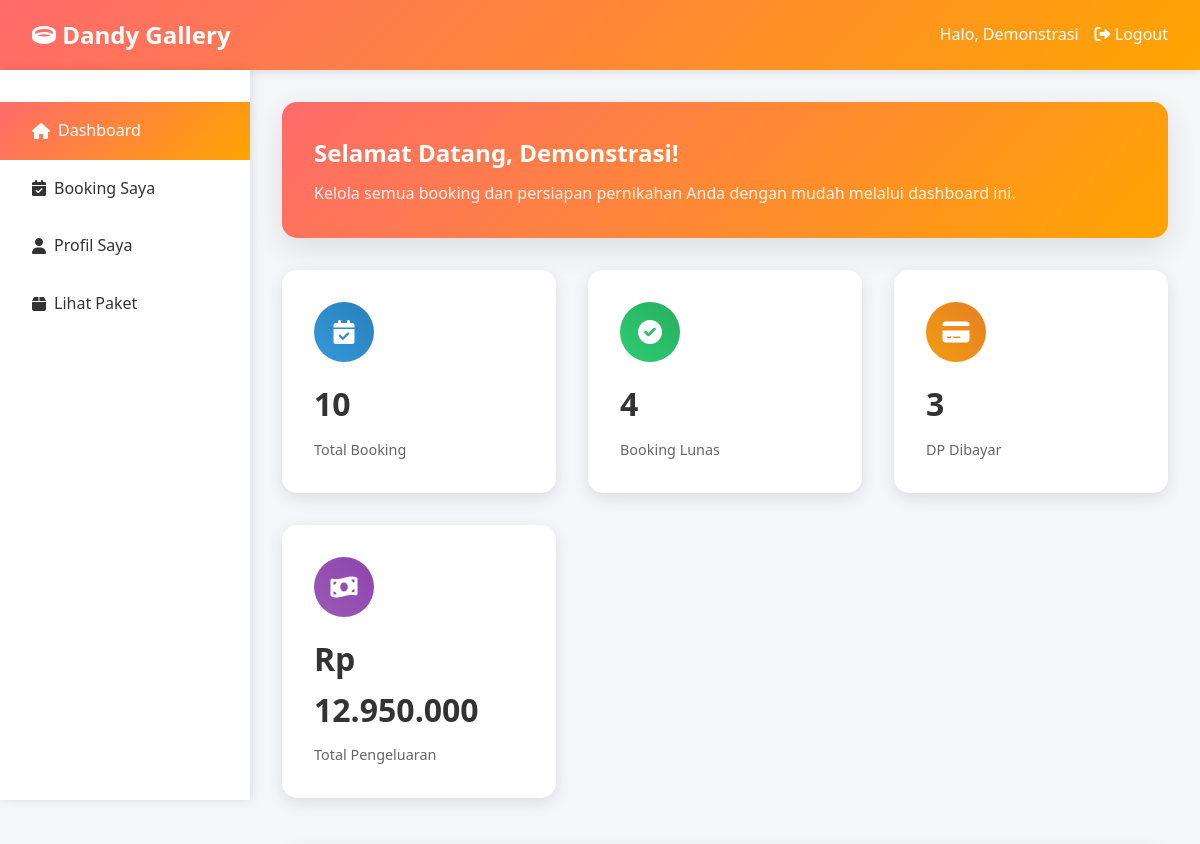
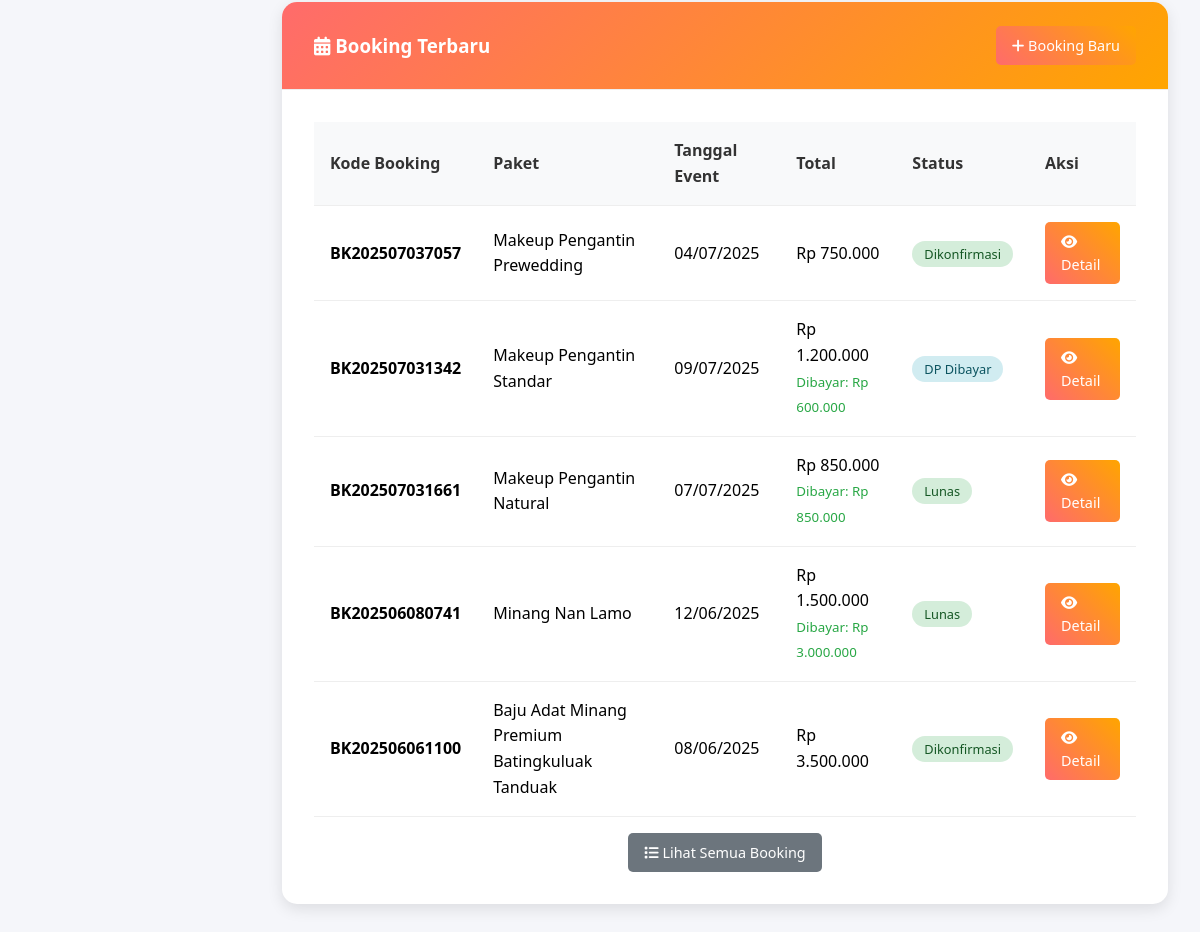
The page /customer/dashboard.php (signed in) on the database its author committed (2 pictures, top to bottom).
### tables this page shows
CREATE TABLE `bookings` (
  `id` int NOT NULL,
  `booking_code` varchar(20) NOT NULL,
  `user_id` int NOT NULL,
  `package_id` int NOT NULL,
  `service_type` varchar(50) NOT NULL,
  `booking_date` date NOT NULL,
  `usage_date` date NOT NULL,
  `venue_address` text,
  `special_request` text COMMENT 'Semua permintaan khusus termasuk ukuran dress, warna, style makeup, dll',
  `total_amount` decimal(12,2) NOT NULL,
  `down_payment` decimal(12,2) DEFAULT '0.00',
  `remaining_payment` decimal(12,2) DEFAULT '0.00',
  `status` enum('pending','confirmed','paid','in_progress','completed','cancelled') DEFAULT 'pending',
  `notes` text,
  `created_at` timestamp NULL DEFAULT CURRENT_TIMESTAMP,
  `updated_at` timestamp NULL DEFAULT CURRENT_TIMESTAMP ON UPDATE CURRENT_TIMESTAMP
);

CREATE TABLE `packages` (
  `id` int NOT NULL,
  `service_type` varchar(50) NOT NULL,
  `name` varchar(150) NOT NULL,
  `description` text,
  `price` decimal(12,2) NOT NULL,
  `image` varchar(255) DEFAULT NULL,
  `includes` text,
  `size_available` varchar(255) DEFAULT NULL,
  `color_available` varchar(255) DEFAULT NULL,
  `is_active` tinyint(1) DEFAULT '1',
  `created_at` timestamp NULL DEFAULT CURRENT_TIMESTAMP,
  `updated_at` timestamp NULL DEFAULT CURRENT_TIMESTAMP ON UPDATE CURRENT_TIMESTAMP
);

### config/database.php (called while the page is built, shortened)
<?php
function formatRupiah($angka)
{
    return "Rp " . number_format($angka, 0, ',', '.');
}

### customer/dashboard.php (the view, shortened to what this page needs)
<?php
require_once '../config/database.php';
$db = getDB();
$stmt = $db->prepare("SELECT b.*,
                     p.name as package_name, p.price as package_price,
                     COALESCE(SUM(pay.amount), 0) as total_paid
                     FROM bookings b
                     JOIN packages p ON b.package_id = p.id
                     LEFT JOIN payments pay ON b.id = pay.booking_id AND pay.status = 'verified'
                     WHERE b.user_id = ?
                     GROUP BY b.id
                     ORDER BY b.created_at DESC");
$stmt->execute([$_SESSION['user_id']]);
$bookings = $stmt->fetchAll(PDO::FETCH_ASSOC);
$stats = [];
$stats['total_bookings'] = count($bookings);
$stats['completed_bookings'] = count(array_filter($bookings, function ($b) {
    return $b['status'] === 'completed';
}));
$stats['pending_bookings'] = count(array_filter($bookings, function ($b) {
    return $b['status'] === 'pending';
}));
$stats['total_spent'] = array_sum(array_column($bookings, 'total_paid'));
$stats['dp_paid_bookings'] = count(array_filter($bookings, function ($b) {
    return $b['total_paid'] >= $b['down_payment'] && $b['total_paid'] < $b['total_amount'];
}));
$stats['fully_paid_bookings'] = count(array_filter($bookings, function ($b) {
    return $b['total_paid'] >= $b['total_amount'];
}));
function getDashboardStatus($booking)
{
    if ($booking['total_paid'] >= $booking['total_amount']) {
        return 'Lunas';
    } elseif ($booking['total_paid'] >= $booking['down_payment']) {
        return 'DP Dibayar';
    } else {
        $status_map = [
            'pending' => 'Menunggu Konfirmasi',
            'confirmed' => 'Dikonfirmasi',
            'paid' => 'Dibayar (DP)',
            'completed' => 'Selesai',
            'cancelled' => 'Dibatalkan'
        ];
        return $status_map[$booking['status']] ?? ucfirst($booking['status']);
    }
}
?>
<!DOCTYPE html>
<html lang="id">
<head>
    <link href="https://cdnjs.cloudflare.com/ajax/libs/font-awesome/6.0.0/css/all.min.css" rel="stylesheet">
</head>
<body>
    <header class="header">
        <div class="header-container">
            <div class="logo">
                <i class="fas fa-ring"></i> Dandy Gallery
            </div>
            <div class="user-info">
                <span>Halo, <?php echo htmlspecialchars($_SESSION['full_name']); ?></span>
                <a href="../logout.php" style="color: white; text-decoration: none;">
                    <i class="fas fa-sign-out-alt"></i> Logout
                </a>
            </div>
        </div>
    </header>
    <nav class="sidebar">
        <ul>
            <li><a href="dashboard.php" class="active"><i class="fas fa-home"></i> Dashboard</a></li>
            <li><a href="bookings.php"><i class="fas fa-calendar-check"></i> Booking Saya</a></li>
            <li><a href="profile.php"><i class="fas fa-user"></i> Profil Saya</a></li>
            <li><a href="../packages.php"><i class="fas fa-box"></i> Lihat Paket</a></li>
        </ul>
    </nav>
    <main class="main-content">
        <div class="welcome-card">
            <h2>Selamat Datang, <?php echo htmlspecialchars($_SESSION['full_name']); ?>!</h2>
            <p>Kelola semua booking dan persiapan pernikahan Anda dengan mudah melalui dashboard ini.</p>
        </div>
        <div class="stats-grid">
            <div class="stat-card">
                <div class="stat-icon bookings">
                    <i class="fas fa-calendar-check"></i>
                </div>
                <div class="stat-number"><?php echo $stats['total_bookings']; ?></div>
                <div class="stat-label">Total Booking</div>
            </div>
            <div class="stat-card">
                <div class="stat-icon completed">
                    <i class="fas fa-check-circle"></i>
                </div>
                <div class="stat-number"><?php echo $stats['fully_paid_bookings']; ?></div>
                <div class="stat-label">Booking Lunas</div>
            </div>
            <div class="stat-card">
                <div class="stat-icon pending">
                    <i class="fas fa-credit-card"></i>
                </div>
                <div class="stat-number"><?php echo $stats['dp_paid_bookings']; ?></div>
                <div class="stat-label">DP Dibayar</div>
            </div>
            <div class="stat-card">
                <div class="stat-icon spent">
                    <i class="fas fa-money-bill-wave"></i>
                </div>
                <div class="stat-number"><?php echo formatRupiah($stats['total_spent']); ?></div>
                <div class="stat-label">Total Pengeluaran</div>
            </div>
        </div>
        <div class="card">
            <div class="card-header">
                <h3><i class="fas fa-calendar-alt"></i> Booking Terbaru</h3>
                <a href="booking_new.php" class="btn">
                    <i class="fas fa-plus"></i> Booking Baru
                </a>
            </div>
            <div class="card-body">
                <?php if (empty($bookings)): ?>
                    <div class="empty-state">
                        <i class="fas fa-calendar-times"></i>
                        <h3>Belum Ada Booking</h3>
                        <p>Anda belum memiliki booking apapun. Mulai booking paket impian Anda sekarang!</p>
                        <a href="booking_new.php" class="btn" style="margin-top: 1rem;">
                            <i class="fas fa-plus"></i> Buat Booking Pertama
                        </a>
                    </div>
                <?php else: ?>
                    <table class="table">
                        <thead>
                            <tr>
                                <th>Kode Booking</th>
                                <th>Paket</th>
                                <th>Tanggal Event</th>
                                <th>Total</th>
                                <th>Status</th>
                                <th>Aksi</th>
                            </tr>
                        </thead>
                        <tbody>
                            <?php foreach (array_slice($bookings, 0, 5) as $booking): ?>
                                <tr>
                                    <td><strong><?php echo htmlspecialchars($booking['booking_code']); ?></strong></td>
                                    <td><?php echo htmlspecialchars($booking['package_name']); ?></td>
                                    <td><?php echo date('d/m/Y', strtotime($booking['usage_date'])); ?></td>
                                    <td>
                                        <?php echo formatRupiah($booking['total_amount']); ?>
                                        <?php if ($booking['total_paid'] > 0): ?>
                                            <br><small style="color: #28a745;">Dibayar:
                                                <?php echo formatRupiah($booking['total_paid']); ?></small>
                                        <?php endif; ?>
                                    </td>
                                    <td>
                                        <span
                                            class="status <?php echo getDashboardStatus($booking) === 'Lunas' ? 'completed' : ($booking['total_paid'] >= $booking['down_payment'] ? 'paid' : $booking['status']); ?>">
                                            <?php echo getDashboardStatus($booking); ?>
                                        </span>
                                    </td>
                                    <td>
                                        <a href="booking_detail.php?id=<?php echo $booking['id']; ?>" class="btn">
                                            <i class="fas fa-eye"></i> Detail
                                        </a>
                                    </td>
                                </tr>
                            <?php endforeach; ?>
                        </tbody>
                    </table>
                    <?php if (count($bookings) > 5): ?>
                        <div style="text-align: center; margin-top: 1rem;">
                            <a href="bookings.php" class="btn btn-secondary">
                                <i class="fas fa-list"></i> Lihat Semua Booking
                            </a>
                        </div>
                    <?php endif; ?>
                <?php endif; ?>
            </div>
        </div>
    </main>
</body>
</html>

### customer/dashboard.php (style rules this page uses)
* { margin: 0; padding: 0; box-sizing: border-box; }
body { font-family: 'Segoe UI', Tahoma, Geneva, Verdana, sans-serif; background: #f5f6fa; line-height: 1.6; }
.header { background: linear-gradient(135deg, #ff6b6b, #ffa500); color: white; padding: 1rem 0; box-shadow: 0 2px 10px rgba(0, 0, 0, 0.1); }
.header-container { max-width: 1200px; margin: 0 auto; display: flex; justify-content: space-between; align-items: center; padding: 0 2rem; }
.logo { font-size: 1.5rem; font-weight: bold; }
.user-info { display: flex; align-items: center; gap: 1rem; }
.sidebar { position: fixed; left: 0; top: 70px; width: 250px; height: calc(100vh - 70px); background: white; box-shadow: 2px 0 10px rgba(0, 0, 0, 0.1); padding: 2rem 0; }
.sidebar ul { list-style: none; }
.sidebar a { display: flex; align-items: center; padding: 1rem 2rem; color: #333; text-decoration: none; transition: background 0.3s; gap: 0.5rem; }
.sidebar a:hover, .sidebar a.active { background: linear-gradient(135deg, #ff6b6b, #ffa500); color: white; }
.main-content { margin-left: 250px; padding: 2rem; }
.welcome-card { background: linear-gradient(135deg, #ff6b6b, #ffa500); color: white; padding: 2rem; border-radius: 15px; margin-bottom: 2rem; box-shadow: 0 10px 30px rgba(0, 0, 0, 0.1); }
.welcome-card h2 { font-size: 1.5rem; margin-bottom: 0.5rem; }
.welcome-card p { opacity: 0.9; }
.stats-grid { display: grid; grid-template-columns: repeat(auto-fit, minmax(250px, 1fr)); gap: 2rem; margin-bottom: 3rem; }
.stat-card { background: white; padding: 2rem; border-radius: 15px; box-shadow: 0 5px 15px rgba(0, 0, 0, 0.1); transition: transform 0.3s; }
.stat-icon { width: 60px; height: 60px; border-radius: 50%; display: flex; align-items: center; justify-content: center; font-size: 1.5rem; color: white; margin-bottom: 1rem; }
.stat-icon.bookings { background: linear-gradient(45deg, #3498db, #2980b9); }
.stat-icon.completed { background: linear-gradient(45deg, #2ecc71, #27ae60); }
.stat-icon.pending { background: linear-gradient(45deg, #f39c12, #e67e22); }
.stat-icon.spent { background: linear-gradient(45deg, #9b59b6, #8e44ad); }
.stat-number { font-size: 2rem; font-weight: bold; color: #333; margin-bottom: 0.5rem; }
.stat-label { color: #666; font-size: 0.9rem; }
.card { background: white; border-radius: 15px; box-shadow: 0 5px 15px rgba(0, 0, 0, 0.1); overflow: hidden; margin-bottom: 2rem; }
.card-header { padding: 1.5rem 2rem; border-bottom: 1px solid #eee; background: linear-gradient(135deg, #ff6b6b, #ffa500); color: white; display: flex; justify-content: space-between; align-items: center; }
.card-body { padding: 2rem; }
.table { width: 100%; border-collapse: collapse; }
.table th, .table td { padding: 1rem; text-align: left; border-bottom: 1px solid #eee; }
.table th { background: #f8f9fa; font-weight: 600; color: #333; }
.status { padding: 0.25rem 0.75rem; border-radius: 20px; font-size: 0.8rem; font-weight: 500; }
.status.confirmed { background: #d4edda; color: #155724; }
.status.paid { background: #d1ecf1; color: #0c5460; }
.status.completed { background: #d4edda; color: #155724; }
.btn { display: inline-block; padding: 0.5rem 1rem; background: linear-gradient(45deg, #ff6b6b, #ffa500); color: white; text-decoration: none; border-radius: 5px; font-size: 0.9rem; transition: opacity 0.3s; border: none; cursor: pointer; }
.btn-secondary { background: #6c757d; }

### rows shown on the page
bookings: booking_code "BK202507037057", package.name "Makeup Pengantin Prewedding", usage_date "04/07/2025", total_amount "Rp 750.000", status "Dikonfirmasi"
bookings: booking_code "BK202507031342", package.name "Makeup Pengantin Standar", usage_date "09/07/2025", total_amount "Rp 1.200.000", total_paid "Rp 600.000", booking "DP Dibayar"
bookings: booking_code "BK202507031661", package.name "Makeup Pengantin Natural", usage_date "07/07/2025", total_amount "Rp 850.000", total_paid "Rp 850.000", booking "Lunas"
bookings: booking_code "BK202506080741", package.name "Minang Nan Lamo", usage_date "12/06/2025", total_amount "Rp 1.500.000", total_paid "Rp 3.000.000", booking "Lunas"
bookings: booking_code "BK202506061100", package.name "Baju Adat Minang Premium Batingkuluak Tanduak", usage_date "08/06/2025", total_amount "Rp 3.500.000", status "Dikonfirmasi"

### other values the page prints
$_SESSION['full_name'] "Demonstrasi"
$stats['total_bookings'] "10"
$stats['fully_paid_bookings'] "4"
$stats['dp_paid_bookings'] "3"
formatRupiah($stats['total_spent']) "Rp 12.950.000"
